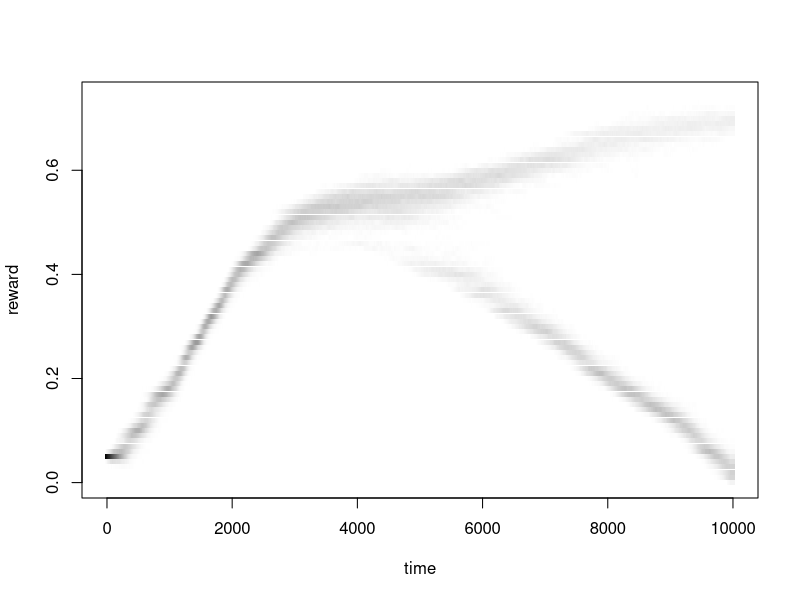

R code for this plot:
initial.dir<-getwd()
setwd("D:\\ZYS\\Documents\\12Winter\\Codes\\sim01")

library("msm")
library("Matrix")
options(max.print = 10^7)

# set parameters and initial conditions
set.seed(1)
ra<-1 # animal growth rate 
rp<-1 # flowering plant growth rate due to pollination
rs<-0.01 # flowering plant growth rate due to selfing 
ma<-.001 # animal death rate
mp<-.0005 # plant death rate
h<-10 ## scaling parameter of P/A ratio 
k<-50 ## discrimination efficiency
mua<-10^(-2) # animal mutation rate
mup<-10^(-2) # plant mutation rate
Dv<-.5
generation<-10^4 ##Set the length the simulation
Na0<-10
Np0<-1000

##B&b: genotype and phenotype of discrete reward level
B0<-.05
Bmin<-0
Bmax<-1
bmax<-2
bmin<--2
binterval<-0.01
nb<-(bmax-bmin)/binterval+1
nB<-(Bmax-Bmin)/binterval+1
blist<-seq(bmin,bmax,by=binterval)
Blist<-seq(Bmin,Bmax,by=binterval)
sdb<-sqrt(Blist*Dv)

##discrete choosiness
c0<-0.05
cmax<-1
cmin<-0
cinterval<-0.01
nc<-(cmax-cmin)/cinterval+1
clist<-seq(cmin,cmax,by=cinterval)

##the plant saturation ratio
Hratio<-function(np, nac){
  np/(np+h*sum((1-clist)*nac))
}

## probability of chosen reward level (q(b,c))
bchosen<- function(distb, distB, H) {
  1-H+H*exp(k*(clist)%*%t(blist))/
    colSums(exp(k*(blist)%*%t(clist))*
    as.vector(distb%*%distB))
  ##distb%*%distB is the phenotype distribution in the whole populaiton
  ##row is b and column is c
}

##average chosen reward level
bmeanchosen<-function(distb, distB, qbc) {
  as.vector(qbc%*%(blist*distb)%*%distB)
}

##mutation
###continuous mutation
#mut.con<- function(nlist, mu) {
#  forward<-nlist[-1]*mu/2
#  backward<-nlist[-length(nlist)]*mu/2
#  mutant<-c(forward,0)+c(0,backward)-c(0,forward)-c(backward,0)
#  return(mutant)
#}

###discrete mutation
mut.dis<- function(nlist, mu) {
  forward<-rbinom(length(nlist)-1, nlist[-1], mu/2)
  backward<-rbinom(length(nlist)-1, nlist[-length(nlist)], mu/2)
  mutant<-c(forward,0)+c(0,backward)-c(0,forward)-c(backward,0)
  return(mutant)
}

##population growth functions

##animal
agrowth<- function(na, nac, bmean, H) {
  abirth<-ra*H*bmean*(1-clist)
  newborn<-floor(nac*abirth)+rbinom(nc, 1, nac*abirth-floor(nac*abirth))
  newborn<-newborn+mut.dis(nlist=newborn, mu=mua)
  adeath<-floor(na*ma*nac)+rbinom(nc,1,na*ma*nac-floor(na*ma*nac))
  nac.new<-newborn+nac-adeath
  return(nac.new)
}

##plant
pgrowth<- function(np, npB, distb, distc, qbc, H) {
  GB<-(1-H)/(1-sum(distc*clist))*distc%*%((1-clist)*qbc)%*%distb
  pbirth<-(rp*GB+rs*(1-GB))*(1-Blist)
  newborn<-floor(npB*pbirth)+rbinom(nB, 1, npB*pbirth-floor(npB*pbirth))
  newborn<-newborn+mut.dis(nlist=newborn, mu=mup)
  pdeath<-floor(np*mp*npB)+rbinom(nB,1,np*mp*npB-floor(np*mp*npB))
  npB.new<- newborn+npB-pdeath
  return(npB.new)
}

# simulations of population dynamics and evolutionary dynamics  
### b ~ truncated normal distribution N(B,sdb) for each genotype B
bdist<-matrix(rep(0,nb*nB), nrow=nb) ## row is b, column is B
for (i in 2:(nb-1)) {
  bdist[i,]<-ptnorm(rep(bmin + (i-.5)*binterval, nB), Blist, sdb, bmin, bmax) - 
    ptnorm(rep(bmin + (i-1.5)*binterval, nB), Blist, sdb, bmin, bmax)
}
bdist[1,]<-ptnorm(rep(bmin + 0.5*binterval, nB), Blist, sdb, bmin, bmax)
bdist[nb,]<-1 - ptnorm(rep(bmax - 0.5*binterval, nB), Blist, sdb, bmin, bmax)

### c
cdist<-rep(0, nc)
cdist[(c0-cmin)/cinterval+1]<-1
Nac<-round(Na0*cdist)
Nalist<-rep(0, generation)
Nalist[1]<-Na0  
cmat<-Matrix(0, nrow=generation, ncol=nc,
             dimnames = list(Time=1:generation, Choosiness=clist),
             sparse=TRUE)
cmat[1,]<-cdist

### B: genotype that determines the mean reward
Bdist<-rep(0,nB)
Bdist[(B0-Bmin)/binterval+1]<-1 ## the initial genotype frequency: f(B=B0)=1
Bmat<-Matrix(0, nrow=generation, ncol=nB,
             dimnames = list(Time=1:generation, Reward=Blist),
             sparse=TRUE)
Bmat[1,]<-Bdist
NpB<-round(Np0*Bdist)
Nplist<-rep(0, generation)
Nplist[1]<-Np0

### H
Hlist<-rep(0,generation)
Hlist[1]<-Hratio(Nplist[1], Nac)

###eco-evol dynamics step by step
for (i in 1:(generation-1)) {
  q<-bchosen(distb=bdist, distB=Bdist, Hlist[i])
  meanb<-bmeanchosen(distb=bdist, distB=Bdist, qbc=q)
  
  Nac.new<-agrowth(na=Nalist[i], nac=Nac, bmean=meanb, Hlist[i])
  Nalist[i+1]<-sum(Nac.new)
  cdist<-Nac.new/Nalist[i+1]
  
  NpB.new<-pgrowth(np=Nplist[i], npB=NpB, distb=bdist, distc=cdist, qbc=q, Hlist[i])
  Nplist[i+1]<-sum(NpB.new)
  Bdist<-as.vector(NpB.new/Nplist[i+1])
  
  Nac<-Nac.new
  NpB<-NpB.new
  Bmat[i+1,]<-Bdist
  cmat[i+1,]<-cdist
  Hlist[i+1]<-Hratio(Nplist[i+1], Nac)
  
  if (Nalist[i+1]*Nplist[i+1]==0)  break
}

Bsumm<-summary(Bmat)
csumm<-summary(cmat)

Bstat<-data.frame(Time = rownames(Bmat)[Bsumm$i],
                  Reward = colnames(Bmat)[Bsumm$j],
                  Dist = Bsumm$x)

cstat<-data.frame(Time = rownames(cmat)[csumm$i],
                  Choosiness = colnames(cmat)[csumm$j],
                  Dist = csumm$x)

sink(file="Bdist.dat", append=FALSE)
Bstat
sink()

sink(file="cdist.dat", append=FALSE)
cstat
sink()

attach(Bstat)
plot(Time, Reward, pch=".", cex=5, col=gray(1-Dist), xlab="time",ylab="reward")
detach(Bstat)

detach("package:msm")
detach("package:Matrix")
setwd(initial.dir)
